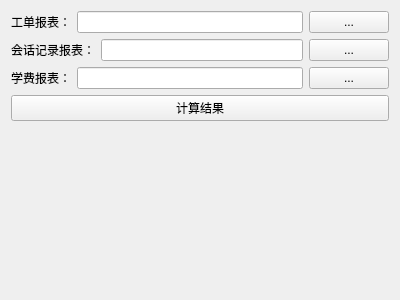
<?xml version="1.0" encoding="UTF-8"?>
<ui version="4.0">
 <class>IncomeWidget</class>
 <widget class="QWidget" name="IncomeWidget">
  <property name="geometry">
   <rect>
    <x>0</x>
    <y>0</y>
    <width>400</width>
    <height>300</height>
   </rect>
  </property>
  <property name="windowTitle">
   <string>Form</string>
  </property>
  <layout class="QVBoxLayout" name="verticalLayout">
   <item>
    <layout class="QHBoxLayout" name="horizontalLayout">
     <item>
      <widget class="QLabel" name="label">
       <property name="text">
        <string>工单报表：</string>
       </property>
      </widget>
     </item>
     <item>
      <widget class="QLineEdit" name="lineEdit_workorder_filepath"/>
     </item>
     <item>
      <widget class="QPushButton" name="pushButton_workorder_browse">
       <property name="text">
        <string>...</string>
       </property>
      </widget>
     </item>
    </layout>
   </item>
   <item>
    <layout class="QHBoxLayout" name="horizontalLayout_2">
     <item>
      <widget class="QLabel" name="label_2">
       <property name="text">
        <string>会话记录报表：</string>
       </property>
      </widget>
     </item>
     <item>
      <widget class="QLineEdit" name="lineEdit_session_filepath"/>
     </item>
     <item>
      <widget class="QPushButton" name="pushButton_session_browse">
       <property name="text">
        <string>...</string>
       </property>
      </widget>
     </item>
    </layout>
   </item>
   <item>
    <layout class="QHBoxLayout" name="horizontalLayout_3">
     <item>
      <widget class="QLabel" name="label_3">
       <property name="text">
        <string>学费报表：</string>
       </property>
      </widget>
     </item>
     <item>
      <widget class="QLineEdit" name="lineEdit_fee_filepath"/>
     </item>
     <item>
      <widget class="QPushButton" name="pushButton_fee_browse">
       <property name="text">
        <string>...</string>
       </property>
      </widget>
     </item>
    </layout>
   </item>
   <item>
    <widget class="QPushButton" name="pushButton_calc">
     <property name="text">
      <string>计算结果</string>
     </property>
    </widget>
   </item>
   <item>
    <spacer name="verticalSpacer">
     <property name="orientation">
      <enum>Qt::Vertical</enum>
     </property>
     <property name="sizeHint" stdset="0">
      <size>
       <width>20</width>
       <height>157</height>
      </size>
     </property>
    </spacer>
   </item>
  </layout>
 </widget>
 <resources/>
 <connections/>
</ui>
